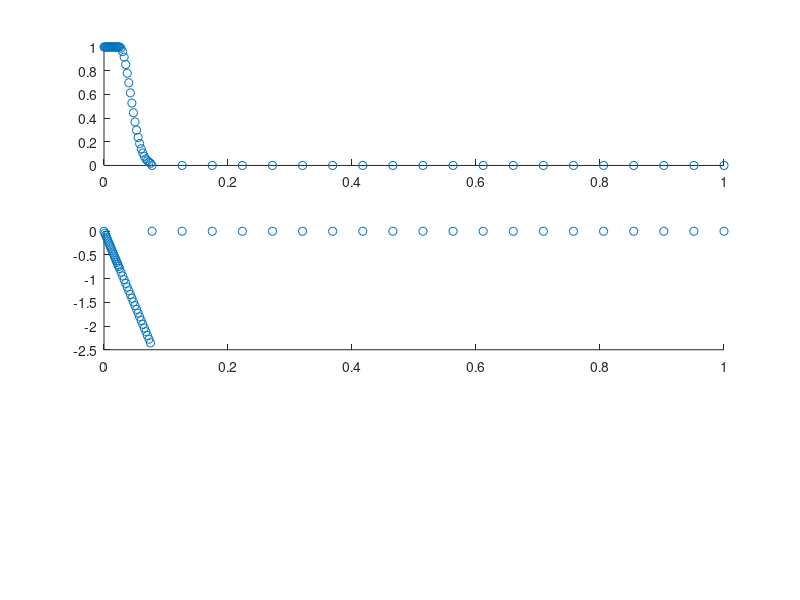

Reproduce this figure in MATLAB. (Note: this script raises an error after producing the figure.)
% parameters
N = 200-1;  % filter Order
passf = 1/20; % pass frequency in 1/#samples
order = 0; % order of derivatives, used for weighing stop band
weightadd = 0; % for second order, 1; else, 0.
N = N - order; % because adding derivative filter will add order
gd = 1/passf/2; % desired group delay in samples

% frequency samples
F1 = linspace(0,passf*0.5,20);  % passband
F2 = linspace(passf*0.55,passf*1.5,20); % transition band
F3 = linspace(passf*1.55,1,20); % stop band
F = [F1 F2 F3];

% amplitude values
H1 = exp(-1j*pi*F1*gd);
H2 = exp(-1j*pi*F2*gd - ((F2-passf*0.5)/(passf*0.5)).^2);
H3 = zeros(size(F3));
H = [H1 H2 H3];

%weight values
W = (F3/(1.5*passf)).^(order+weightadd);

%plot desired response
subplot(3,1,1);
scatter(F,abs(H))
subplot(3,1,2);
scatter(F,angle(H));

% compute optimized filter
f = fdesign.arbmagnphase('N,B,F,H',N,3, F1,H1, F2,H2, F3,H3); 
Hd_mnp = design(f,'firls','B3Weights', W, SystemObject = true);

% plot filter specs
subplot(3,1,3);
plot(Hd_mnp.Numerator);
hfvt = fvtool(Hd_mnp);

res=Hd_mnp.Numerator;